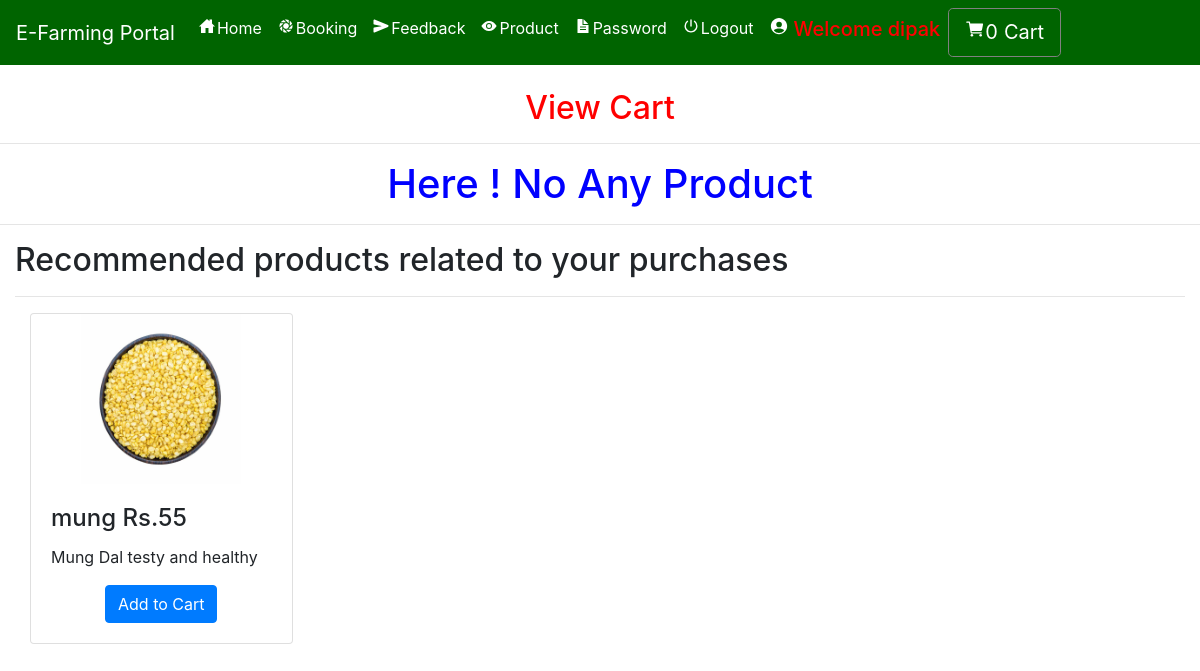
The app's page /cart (signed in) with its own data.
### farmerapp/models.py (models this page shows, shortened)
class Product(models.Model):
    user = models.ForeignKey(User, on_delete=models.CASCADE, null=True)
    category = models.ForeignKey(Category, on_delete=models.CASCADE, null=True)
    image = models.FileField(null=True)
    name = models.CharField(max_length=30, null=True)
    price = models.IntegerField(null=True)
    desc = models.TextField(null=True)

### farmerapp/views.py (the view)
# urls.py: path('cart', view_cart, name='cart'),
def view_cart(request):
    if not request.user.is_authenticated:
        return redirect('login')
    user = User.objects.get(id=request.user.id)
    profile = Profile.objects.get(user=user)
    cart =  Cart.objects.filter(profile=profile).all()
    pro = recommended_product(request)
    total=0
    num1=0
    book_id=request.user.username
    message1="Here ! No Any Product"
    for i in cart:
        total+=i.product.price
        num1+=1
        book_id = book_id+"."+str(i.product.id)
    d = {'profile':profile,'cart':cart,'total':total,'num1':num1,'book':book_id,'message':message1,'pro':pro}
    return render(request,'cart.html',d)

### farmerapp/views.py (called while the page is built)
def recommended_product(request):
    user = User.objects.get(id=request.user.id)
    profile = Profile.objects.get(user=user)
    book = Booking.objects.filter(profile=profile).order_by('-id')[:2]
    recommend = []
    for i in book:
        recommend+=i.booking_id.split('.')[1:]
    pro1 = Product.objects.filter(id__in=recommend)
    cat = []
    for i in pro1:
        if not i.category.id in cat:
            cat.append(i.category.id)
    pro = Product.objects.filter(category__id__in=cat).order_by('?')
    return pro

### farmerapp/templates/cart.html (shortened to what this page needs)
{% extends 'navigation.html' %}
{% block body %}
<center><h2 style="color:red;margin-top:2%">View Cart</h2></center><hr>
{% if not cart %}
<h1 align="center" style="color:blue">{{message}}</h1>
    {% endif %}
<hr>
<div class="container-fluid">
    <h2>Recommended products related to your purchases</h2><hr>
    <div class="carousel-inner row w-100 mx-auto">
			{% for j in pro %}
				<div class="carousel-item col-md-3 active"><div class="card">
					<center><img class="card-img-top img-fluid" align="center" src="{{j.image.url}}" style="width:160px;height:170px;float:center" alt="card-img"></center>
   						<div class="card-body">
   						<h4 class="card-title">{{j.name}} Rs.{{j.price}}</h4>
   						<p class="card-text">{{j.desc}}</p>
   						<form align="center" action="{% url 'add_cart' j.id %}" method="post">
                            <button type="submit" class="btn btn-primary">Add to Cart</button>
</form>
   					</div>
   				</div>
   			</div>
			{% endfor %}
		</div>
</div>
{% endblock %}

### farmerapp/templates/navigation.html (style rules this page uses)
* { box-sizing: border-box; }
.carousel-inner img { width: 100%; height: 100%; }

### records on screen
Product: image (picture), name "mung", price "55", desc "Mung Dal testy and healthy"

### other values on screen
{{ num1 }} "0"
{{ message }} "Here ! No Any Product"
